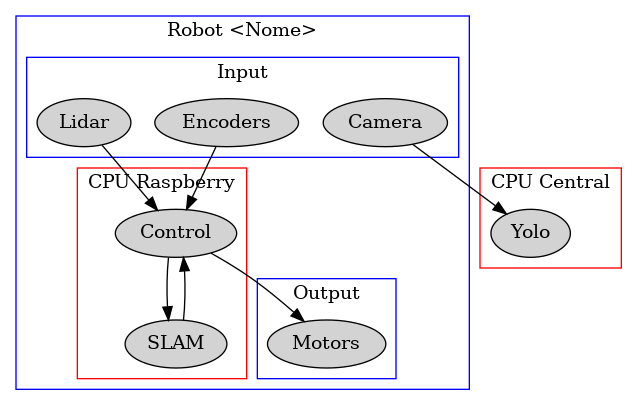

This chart was generated by the following Python code:
from graphviz import Digraph

g = Digraph('G', filename="teste", format="png")

# NOTE: the subgraph name needs to begin with 'cluster' (all lowercase)
#       so that Graphviz recognizes it as a special cluster subgraph

with g.subgraph(name='cluster_0') as c:
	c.attr(label='Robot <Nome>')
	c.attr(color='blue')
	c.node_attr['style'] = 'filled'
	# c.edges([('cb0', 'cb1')])

	with c.subgraph(name='cluster_1') as d:
		d.attr(label='Input')
		d.attr(color='blue')
		d.node_attr['style'] = 'filled'
		d.node('Encoders')
		d.node('Lidar')
		d.node('Camera')

	with c.subgraph(name='cluster_2') as d:
		d.attr(label='CPU Raspberry')
		d.attr(color='red')
		# c.attr(style='filled', color='lightgrey')
		# c.node_attr.update(style='filled', color='white')
		d.node('Control')
		d.node('SLAM')
		d.edges([('Encoders', 'Control'), ('Lidar', 'Control'), ('SLAM', 'Control'), ('Control', 'SLAM')])

	with c.subgraph(name='cluster_3') as d:
		d.attr(label='Output')
		d.attr(color='blue')
		# c.attr(style='filled', color='lightgrey')
		# c.node_attr.update(style='filled', color='white')
		d.node('Motors')
		d.edges([('Control', 'Motors')])


with g.subgraph(name='cluster_4') as c:
	c.attr(label='CPU Central')
	c.attr(color='red')
	c.node_attr['style'] = 'filled'
	c.node('Yolo')
	c.edges([('Camera', 'Yolo')])

g.render(filename='architecture')
# g.view()
